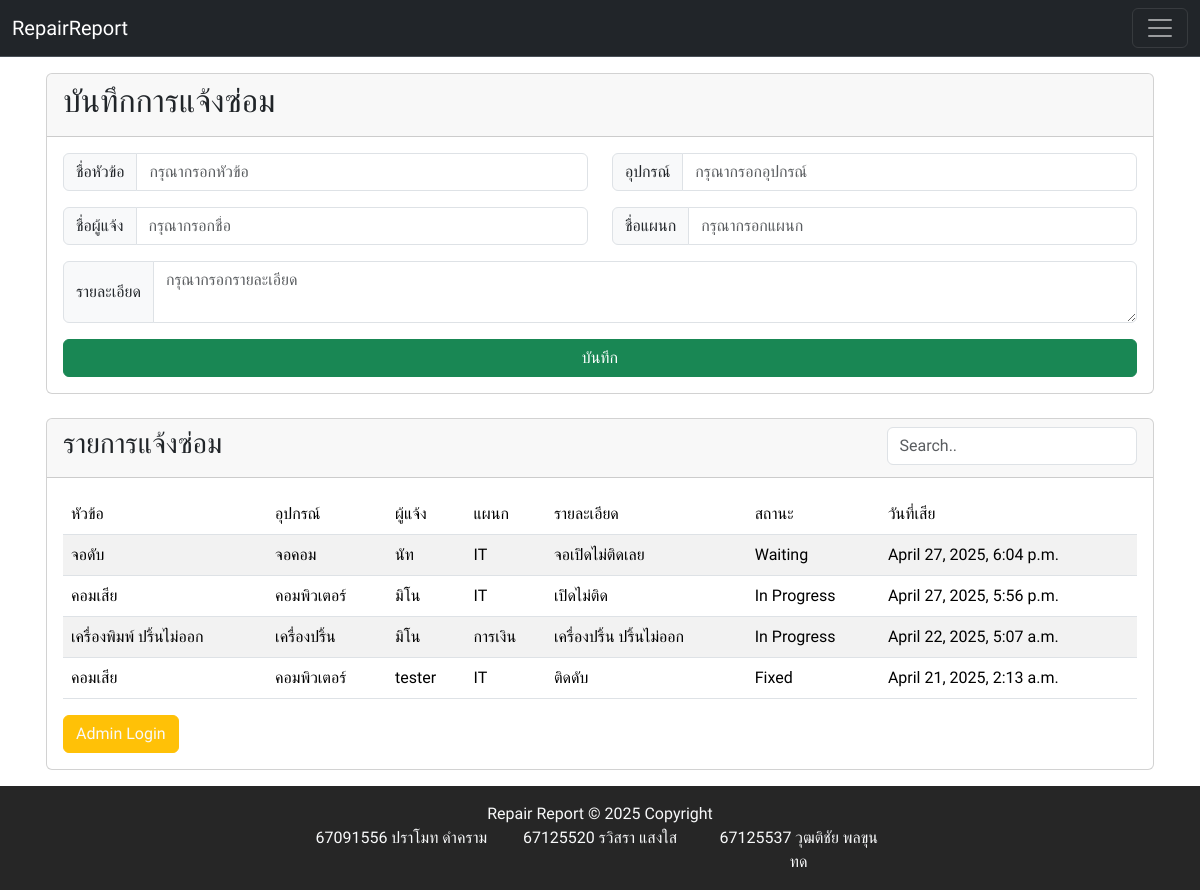
The page / on the database its author committed.
### RepairReportMaker/models.py (models this page shows, shortened)
class Report(models.Model):
    Status_Choice = [
        ('Waiting','รอดำเนินการ'),
        ('In Progress','กำลังดำเนินการ'),
        ('Fixed','ซ่อมแล้ว')
    ]
    Topic = models.CharField(max_length=250)
    Department = models.CharField(max_length=250)
    User = models.CharField(max_length=100)
    Computer_Equipment = models.CharField(max_length=250)
    Details = models.CharField(max_length=1000)
    Status = models.CharField(max_length=13,choices=Status_Choice,default='Waiting')
    Date = models.DateTimeField(auto_now_add=True)

### RepairReportMaker/views.py (the view)
# urls.py: path('',views.index),
def index(request):
    all_report = Report.objects.all().order_by('-Date').values()
    if request.method == "POST":
        Topic = request.POST.get("Topic")
        User = request.POST.get("User")
        Department = request.POST.get("Department")
        Computer_Equipment = request.POST.get("Computer_Equipment")
        Details = request.POST.get("Details")
        report = Report.objects.create(
            Topic = Topic,
            Department = Department,
            User = User,
            Computer_Equipment = Computer_Equipment,
            Details = Details
        )
        messages.success(request, 'บันทึกข้อมูลเรียบร้อยแล้ว!')
        return render(request,"index.html",{"all_report":all_report})
    else:
        return render(request,"index.html",{"all_report":all_report})

### RepairReportMaker/templates/index.html (shortened to what this page needs)
<!DOCTYPE html>
<html lang="en">
<head>
    <link href="https://cdn.jsdelivr.net/npm/bootstrap@5.3.5/dist/css/bootstrap.min.css" rel="stylesheet">
</head>
<body>
    <nav class="navbar bg-dark border-bottom border-body" data-bs-theme="dark">
        <div class="container-fluid">
          <a class="navbar-brand" href="/">RepairReport</a>
          <button class="navbar-toggler" type="button" data-bs-toggle="collapse" data-bs-target="#navbarSupportedContent" aria-controls="navbarSupportedContent" aria-expanded="false" aria-label="Toggle navigation">
            <span class="navbar-toggler-icon"></span>
          </button>
        </div>
      </nav>
    <div class="container p-3">
        <div class="card">
            <div class="card-header"><h2>บันทึกการแจ้งซ่อม</h2></div>
            <div class="card-body">
                <form action="" method="post">
                    <div class="row">
                    <div class="col">
                        <div class="input-group mb-3">
                            <span class="input-group-text" id="basic-addon1">ชื่อหัวข้อ</span>
                            <input type="text" class="form-control" placeholder="กรุณากรอกหัวข้อ" aria-label="กรุณากรอกหัวข้อ" aria-describedby="basic-addon1" name="Topic" required>
                        </div>
                    </div>
                    <div class="col">
                        <div class="input-group mb-3">
                            <span class="input-group-text" id="basic-addon1">อุปกรณ์</span>
                            <input type="text" class="form-control" placeholder="กรุณากรอกอุปกรณ์" aria-label="กรุณากรอกอุปกรณ์" aria-describedby="basic-addon1" name="Computer_Equipment" required>
                        </div>
                    </div>
                </div>
                <div class="row">
                    <div class="col">
                        <div class="input-group mb-3">
                            <span class="input-group-text" id="basic-addon1">ชื่อผู้แจ้ง</span>
                            <input type="text" class="form-control" placeholder="กรุณากรอกชื่อ" aria-label="กรุณากรอกชื่อ" aria-describedby="basic-addon1" name="User" required>
                        </div>
                    </div>
                    <div class="col">
                        <div class="input-group mb-3">
                            <span class="input-group-text" id="basic-addon1">ชื่อแผนก</span>
                            <input type="text" class="form-control" placeholder="กรุณากรอกแผนก" aria-label="กรุณากรอกแผนก" aria-describedby="basic-addon1" name="Department" required>
                        </div>
                    </div>
                </div>
                <div class="row">
                    <div class="col">
                        <div class="input-group mb-3">
                            <span class="input-group-text" id="basic-addon1">รายละเอียด</span>
                            <textarea class="form-control" placeholder="กรุณากรอกรายละเอียด" aria-label="กรุณากรอกรายละเอียด" aria-describedby="basic-addon1" name="Details"></textarea>
                        </div>
                    </div>
                </div>
                <div class="row">
                    <div class="col">
                        <div class="d-grid gap-2">
                            <button class="btn btn-success" type="submit">บันทึก</button>
                        </div>
                    </div>
                </div>
            </form>
            </div>
        </div>
        <br>
        <div class="card">
          <div class="card-header">
            <div class="row">
              <div class="col">
                <h3>รายการแจ้งซ่อม</h3>
              </div>
              <div class="col-3">
                <input class="form-control" id="myInput1" type="text" placeholder="Search..">
              </div>
            </div>
          </div>
          <div class="card-body">
            <table class="table table-striped">
              <thead>
                <tr>
                  <th scope="col">หัวข้อ</th>
                  <th scope="col">อุปกรณ์</th>
                  <th scope="col">ผู้แจ้ง</th>
                  <th scope="col">แผนก</th>
                  <th scope="col">รายละเอียด</th>
                  <th scope="col">สถานะ</th>
                  <th scope="col">วันที่เสีย</th>
                </tr>
              </thead>
              <tbody id="myTable1">
                  {% for Report in all_report %}
                <tr>
                  <th scope="row">{{Report.Topic}}</th>
                  <td>{{Report.Computer_Equipment}}</td>
                  <td>{{Report.User}}</td>
                  <td>{{Report.Department}}</td>
                  <td>{{Report.Details}}</td>
                  <td>{{Report.Status}}</td>
                  <td>{{Report.Date}}</td>
                </tr>
                  {% endfor %}
              </tbody>
            </table>
              <a type="button" href="/admin_index" class="btn btn-warning text-light" onclick="myFunction(this)">Admin Login</a>
          </div>
        </div>
    </div>
    <footer class="bg-body-dark text-center text-lg-start">
        <div class="text-center p-3 text-light" style="background-color: rgba(0, 0, 0, 0.85);">
          Repair Report © 2025 Copyright
          <br>
          <div class="row">
            <div class="col"></div>
            <div class="col-2">
                67091556    ปราโมท ดำคราม
            </div>
            <div class="col-2">
                67125520    รวิสรา แสงใส
            </div>
            <div class="col-2">
                67125537    วุฒติชัย พลขุนทด
            </div>
            <div class="col"></div>
          </div>
        </div>
      </footer>
</body>
</html>

### RepairReportMaker/templates/index.html (style rules this page uses)
* { font-family: "Pridi", serif; font-weight: 300; font-style: normal; }

### rows shown on the page
Report: Topic "จอดับ", Computer_Equipment "จอคอม", User "นัท", Department "IT", Details "จอเปิดไม่ติดเลย", Status "Waiting", Date "April 27, 2025, 6:04 p.m."
Report: Topic "คอมเสีย", Computer_Equipment "คอมพิวเตอร์", User "มิโน", Department "IT", Details "เปิดไม่ติด", Status "In Progress", Date "April 27, 2025, 5:56 p.m."
Report: Topic "เครื่องพิมพ์ ปริ้นไม่ออก", Computer_Equipment "เครื่องปริ้น", User "มิโน", Department "การเงิน", Details "เครื่องปริ้น ปริ้นไม่ออก", Status "In Progress", Date "April 22, 2025, 5:07 a.m."
Report: Topic "คอมเสีย", Computer_Equipment "คอมพิวเตอร์", User "tester", Department "IT", Details "ติดดับ", Status "Fixed", Date "April 21, 2025, 2:13 a.m."
